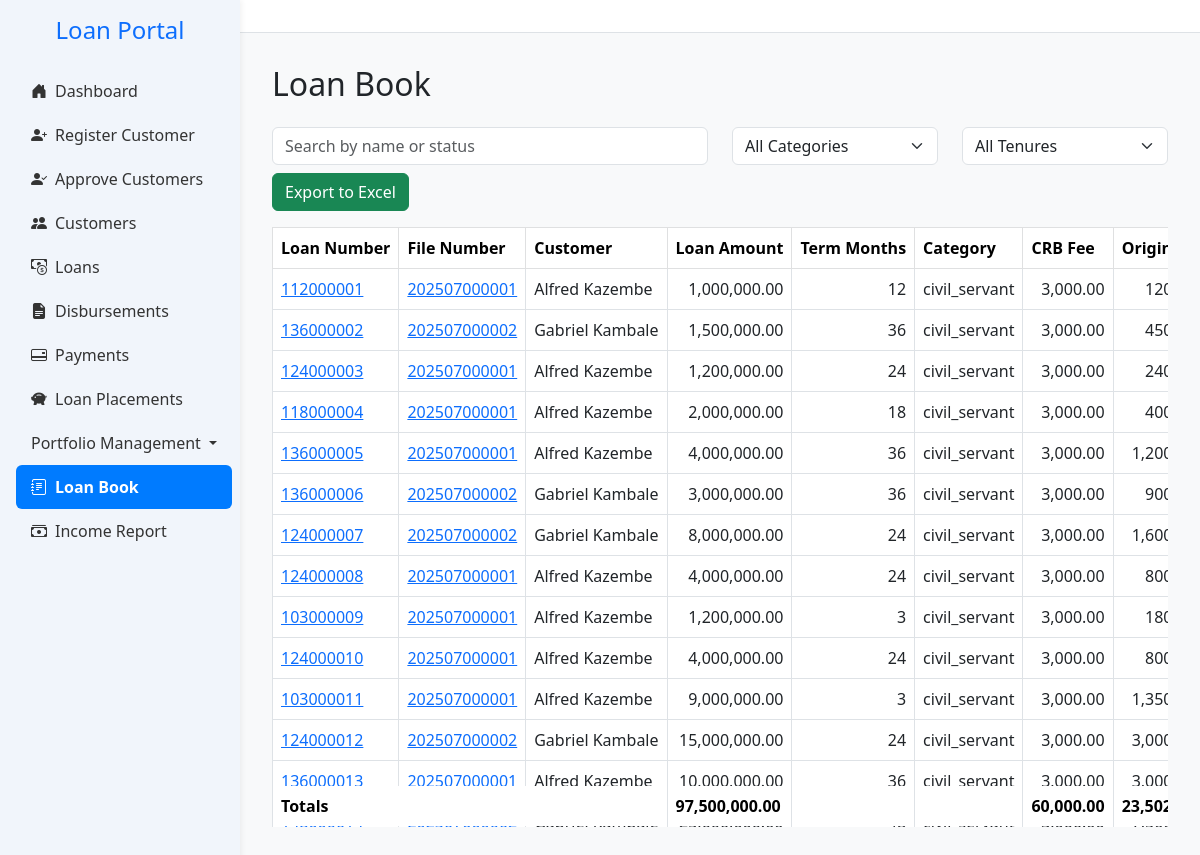
The page /loanbook on the database its author committed.
### app.py (models this page shows, shortened)
class LoanApplication(db.Model):
    __tablename__ = 'loan_applications'
    __table_args__ = (
        db.UniqueConstraint('loan_number', name='uq_loan_applications_loan_number'),
        db.Index('ix_loan_applications_created_at', 'created_at'),
        db.Index('ix_loan_applications_region_category', 'region', 'category'),
        db.Index('idx_loan_applications_loan_number', 'loan_number'),
        db.Index('idx_loan_applications_customer_id', 'customer_id'),
        db.Index('idx_loan_applications_agent_id', 'agent_id'),
    )
    id = db.Column(db.Integer, primary_key=True)
    customer_id = db.Column(db.Integer, db.ForeignKey('customers.id'), nullable=False)
    loan_amount = db.Column(db.Float,nullable=False, default=0.0)
    status = db.Column(db.String(20), default='pending')
    created_at = db.Column(db.DateTime, default=datetime.utcnow)
    term_months = db.Column(db.Integer)
    monthly_instalment = db.Column(db.Float)
    total_repayment = db.Column(db.Float)
    effective_rate = db.Column(db.Float)
    category = db.Column(db.String(50))
    region = db.Column(db.String(50))
    loan_category = db.Column(db.Integer, nullable=False)
    disbursed = db.Column(db.Boolean, default=False)
    disbursed_bank = db.Column(db.String(100))
    crb_fees = db.Column(db.Float, default=3000)
    origination_fees = db.Column(db.Float)
    insurance_fees = db.Column(db.Float)
    total_fees = db.Column(db.Float)
    collection_fees = db.Column(db.Float)
    schedule_id = db.Column(
    db.Integer,
    db.ForeignKey('repayment_schedules.id', use_alter=True, name='fk_schedule_id'),
    nullable=True
    )
    loan_number = db.Column(db.String(20), nullable=True, unique=True)
    file_number = db.Column(db.String(50))
    date_created = db.Column(db.DateTime, default=datetime.utcnow)
    disbursement_date = db.Column(db.Date, nullable=True)
    cash_to_client = db.Column(db.Float,nullable=False, default=0.0)
    top_up_interest = db.Column(db.Float, default=0.0)
    settlement_interest = db.Column(db.Float, default=0.0)
    closure_type = db.Column(db.String(20))  # 'settlement' or 'topup'
    closure_date = db.Column(db.DateTime)
    top_up_of = db.Column(db.Integer, db.ForeignKey('loan_applications.id'), nullable=True)
    application_status = db.Column(db.String(20), nullable=False, default='pending')
    loan_state = db.Column(db.String(20), nullable=False, default='active')
    performance_status = db.Column(db.String(20), nullable=False, default='performing')
    top_up_balance = db.Column(db.Float, default=0.0)
    settlement_balance = db.Column(db.Float, default=0.0)
    current_balance = db.Column(db.Float, default=0.0)
    settlement_type = Column(Enum(SettlementTypeEnum), nullable=True)
    settling_institution = Column(String(255), nullable=True)  # only if third_party
    settlement_reason = db.Column(db.String(255), nullable=True)
    vote_id = db.Column(db.Integer, db.ForeignKey('votes.id'))
    outstanding_fees = db.Column(db.Float, default=0.0)
    pricing_version = db.Column(db.Integer, default=1)
    applied_interest_rate = db.Column(db.Float)
    applied_collection_fee = db.Column(db.Float)
    written_off_amount = db.Column(db.Float, default=0.0)
    insurance_settlement_amount = db.Column(db.Float, default=0.0)
    agent_id = db.Column(db.Integer, db.ForeignKey('agents.id'), nullable=True)
    parent_loan_id = db.Column(
        db.Integer,
        db.ForeignKey('loan_applications.id'),
        nullable=True
    )
    vote = db.relationship('Vote', backref='loan_applications')
    documents = db.relationship("Document", back_populates="loan", lazy=True)
    topups = db.relationship(
        'LoanApplication',
        foreign_keys=[parent_loan_id],  # 👈 Specify which foreign key to use
        backref=db.backref('parent_loan', remote_side=[id]),
        cascade='all, delete-orphan'
    )
    agent = db.relationship("Agent", backref="loan_applications", foreign_keys=[agent_id])
    payments = db.relationship('Payment', back_populates='loan', cascade='all, delete-orphan')
    customer = db.relationship('Customer', back_populates='loans')
    repayment_schedules = db.relationship(
        'RepaymentSchedule',
        back_populates='loan',
        cascade='all, delete-orphan',
        foreign_keys='RepaymentSchedule.loan_id'
        )
    from datetime import datetime
    from dateutil.relativedelta import relativedelta   # already using
    import calendar

class Customer(db.Model):
    __tablename__ = 'customers'
    __table_args__ = (
        db.UniqueConstraint('national_id', name='uq_customers_national_id'),
        db.UniqueConstraint('file_number', name='uq_customers_file_number'),
        db.UniqueConstraint('employment_number', name='uq_customers_employment_number'),
        db.Index('idx_customers_national_id', 'national_id'),
        db.Index('idx_customers_file_number', 'file_number'),
        db.Index('idx_customers_employment_number', 'employment_number'),
        db.Index('idx_customers_agent_id', 'agent_id'),
    )
    id = db.Column(db.Integer, primary_key=True)
    national_id = db.Column(db.String(20), unique=True, nullable=False)
    first_name = db.Column(db.String(100), nullable=False)
    last_name = db.Column(db.String(100), nullable=False)
    gender = db.Column(db.String(10))
    dob = db.Column(db.String(20))
    title = db.Column(db.String(20))
    email = db.Column(db.String(100), nullable=False)
    contact = db.Column(db.String(20))
    address = db.Column(db.String(255))
    next_of_kin_name = db.Column(db.String(20),nullable=False)
    next_of_kin_relationship = db.Column(db.String(20),nullable=False)
    next_of_kin_contact = db.Column(db.String(20))
    employer = db.Column(db.String(100), nullable=False)
    job_title = db.Column(db.String(100))
    salary = db.Column(db.Float)
    service_length = db.Column(db.String(50))
    bank_name = db.Column(db.String(100))
    bank_account = db.Column(db.String(20), nullable=False)
    salary_deposited = db.Column(db.String(10))
    district = db.Column(db.String(100))
    region = db.Column(db.String(100))
    amount_requested = db.Column(db.Float)
    status = db.Column(db.String(20), default='pending')
    is_approved_for_creation = db.Column(db.Boolean, default=False)
    maker_id = db.Column(db.Integer, nullable=False)
    checker_id = db.Column(db.Integer)
    is_approved_for_deletion = db.Column(db.Boolean, default=False)
    file_number = db.Column(db.String(20))
    created_at = db.Column(db.DateTime, default=datetime.utcnow)
    date_joined = db.Column(db.Date, nullable=True, index=True)
    is_voluntary_retirement_candidate = db.Column(db.Boolean, default=False)
    agent_id = db.Column(db.Integer, db.ForeignKey('agents.id'), nullable=True)
    employment_number = db.Column(db.String(20), unique=True, nullable=True)
    loans = db.relationship('LoanApplication', back_populates='customer')
    agent = db.relationship('Agent', back_populates='customers')
    customer_documents = db.relationship("Document", back_populates="customer", lazy=True)
    @property
    def is_voluntary_retirement_candidate(self):
        return self.years_in_service is not None and self.years_in_service >= 20

### app.py (the view, shortened to what this page needs)
@app.route('/loanbook')
def loanbook():
    try:
        page = int(request.args.get("page", 1))
        per_page = 1000
        ajax = request.args.get("ajax") == "true"
        loans_query = LoanApplication.query \
            .join(Customer, LoanApplication.customer_id == Customer.id) \
            .options(joinedload(LoanApplication.payments).joinedload(Payment.allocations))
        all_loans = loans_query.all()
        def calculate_capitalized_amount(loan_amount, config):
            try:
                origination = loan_amount * config.get('origination', 0)
                insurance = loan_amount * config.get('insurance', 0)
                crb = config.get('crb', 0)
                return round(loan_amount + origination + insurance + crb, 2)
            except Exception:
                return loan_amount
        def calculate_balances(loan):
            config = get_pricing_config(loan.category, loan.term_months, loan)
            if not config:
                return {}
            capitalized = calculate_capitalized_amount(loan.loan_amount or 0, config)
            monthly_rate = config.get('rate', 0)
            term = loan.term_months or 0
            if monthly_rate > 0 and term > 0:
                factor = (monthly_rate * (1 + monthly_rate) ** term) / ((1 + monthly_rate) ** term - 1)
                annuity = capitalized * factor
            else:
                annuity = 0
            payments = sorted(loan.payments, key=lambda p: p.created_at)
            remaining_balance = capitalized
            payments_made = 0
            for p in payments:
                for allocation in p.allocations:
                    if allocation.principal:
                        remaining_balance -= allocation.principal
                        remaining_balance = max(remaining_balance, 0)
                        payments_made += 1
            current_balance = round(remaining_balance, 2)
            remaining_term = max(term - payments_made, 0)
            def projected_interest(months_ahead):
                temp_balance = current_balance
                total_interest = 0.0
                for _ in range(min(months_ahead, remaining_term)):
                    if temp_balance <= 0:
                        break
                    interest = temp_balance * monthly_rate
                    principal = annuity - interest
                    principal = min(principal, temp_balance)
                    total_interest += interest
                    temp_balance -= principal
                return round(total_interest, 2)
            if loan.status == 'closed' and loan.loan_state == 'settled_client':
                return {
                    'capitalized_amount': capitalized,
                    'current_balance': 0.0,
                    'top_up_balance': 0.0,
                    'settlement_balance': 0.0,
                    'top_up_interest': 0.0,
                    'settlement_interest': 0.0,
                }
            return {
                'capitalized_amount': capitalized,
                'current_balance': current_balance,
                'top_up_balance': round(current_balance + projected_interest(3), 2),
                'settlement_balance': round(current_balance + projected_interest(6), 2),
                'top_up_interest': projected_interest(3),
                'settlement_interest': projected_interest(6),
            }
        processed_loans = []
        for loan in all_loans:
            customer = loan.customer
            balances = calculate_balances(loan)
            processed_loans.append({
                'customer': {
                    'first_name': customer.first_name,
                    'last_name': customer.last_name,
                    'file_number': customer.file_number
                },
                'loan': {
                    'loan_number': loan.loan_number,
                    'amount': loan.loan_amount or 0,
                    'term': loan.term_months,
                    'category': loan.category,
                    'monthly_instalment': loan.monthly_instalment,
                    'total_repayment': loan.total_repayment,
                    'balance': balances.get('current_balance', 0.0),
                    'disbursed': loan.disbursed,
                    'collection_fee': (loan.loan_amount or 0) * get_pricing_config(loan.category, loan.term_months, loan).get('collection', 0)
                },
                'fees': {
                    'crb': get_pricing_config(loan.category, loan.term_months, loan).get('crb', 0),
                    'origination': (loan.loan_amount or 0) * get_pricing_config(loan.category, loan.term_months, loan).get('origination', 0),
                    'insurance': (loan.loan_amount or 0) * get_pricing_config(loan.category, loan.term_months, loan).get('insurance', 0),
                    'total': (
                        get_pricing_config(loan.category, loan.term_months, loan).get('crb', 0)
                        + (loan.loan_amount or 0) * get_pricing_config(loan.category, loan.term_months, loan).get('origination', 0)
                        + (loan.loan_amount or 0) * get_pricing_config(loan.category, loan.term_months, loan).get('insurance', 0)
                    )
                },
                'balances': balances
            })
        total_loans = len(processed_loans)
        start = (page - 1) * per_page
        end = start + per_page
        paginated_loans = processed_loans[start:end]
        has_next = end < total_loans
        totals = {
            "loan_amount": sum(loan["loan"]["amount"] or 0 for loan in processed_loans),
            "crb_fees": sum(loan["fees"]["crb"] or 0 for loan in processed_loans),
            "origination_fees": sum(loan["fees"]["origination"] or 0 for loan in processed_loans),
            "insurance_fees": sum(loan["fees"]["insurance"] or 0 for loan in processed_loans),
            "total_fees": sum(loan["fees"]["total"] or 0 for loan in processed_loans),
            "collection_fees": sum(
                loan["loan"]["collection_fee"] * (loan["loan"]["term"] or 0)
                for loan in processed_loans
            ),
            "total_balance": sum(loan["loan"]["balance"] or 0 for loan in processed_loans),
            "monthly_instalment": sum(loan["loan"]["monthly_instalment"] or 0 for loan in processed_loans),
            "total_repayment": sum(loan["loan"]["total_repayment"] or 0 for loan in processed_loans)
        }
        return render_template(
            'loanbook.html',
            loans=paginated_loans,
            page=page,
            has_next=has_next,
            loan_categories={loan['loan']['category'] for loan in processed_loans if loan['loan']['category']},
            loan_tenures=sorted({loan['loan']['term'] for loan in processed_loans if loan['loan']['term'] is not None}),
            totals=totals
        )
    except Exception as e:
        flash(f"Error loading loan book: {str(e)}", "danger")
        return redirect(url_for('home'))

### templates/loanbook.html (shortened to what this page needs)
{% extends "base.html" %}
{% block content %}
<h2 class="mb-4">Loan Book</h2>
<div class="row search-bar">
  <div class="col-md-6 mb-2">
    <input type="text" id="searchInput" class="form-control" placeholder="Search by name or status">
  </div>
  <div class="col-md-3 mb-2">
    <select id="categoryFilter" class="form-select">
      <option value="">All Categories</option>
    </select>
  </div>
  <div class="col-md-3 mb-2">
    <select id="tenureFilter" class="form-select">
      <option value="">All Tenures</option>
    </select>
  </div>
</div>
<button class="btn btn-success mb-3" onclick="exportToExcel()">Export to Excel</button>
<div class="table-responsive" style="max-height: 600px; overflow: auto;">
  <table class="table table-bordered table-hover text-nowrap" id="loanTable">
    <thead class="table-light sticky-top">
      <tr>
        <th>Loan Number</th>
        <th>File Number</th>
        <th>Customer</th>
        <th>Loan Amount</th>
        <th>Term Months</th>
        <th>Category</th>
        <th>CRB Fee</th>
        <th>Origination</th>
      </tr>
    </thead>
    <tbody id="loanTableBody">
      {% include "partials/_loan_rows.html" %}
    </tbody>
    <tfoot class="table-light fw-bold">
      <tr>
        <td colspan="3">Totals</td>
        <td>{{ "{:,.2f}".format(totals.loan_amount or 0) }}</td>
        <td></td>
        <td></td>
        <td>{{ "{:,.2f}".format(totals.crb_fees or 0) }}</td>
        <td>{{ "{:,.2f}".format(totals.origination_fees or 0) }}</td>
      </tr>
    </tfoot>
  </table>
</div>
{% endblock %}

### templates/partials/_loan_rows.html (shortened to what this page needs)
{% for loan in loans %}
<tr>
  <td>
    <a href="{{ url_for('loan_statement', loan_number=loan['loan']['loan_number']) }}">
        {{ loan['loan']['loan_number'] }}
    </a>
    </td>
    <td>
    <a href="{{ url_for('customer_account', file_number=loan['customer']['file_number']) }}">
        {{ loan['customer']['file_number'] }}
    </a>
    </td>
  <td>{{ loan.customer.first_name }} {{ loan.customer.last_name }}</td>
  <td>{{ "{:,.2f}".format(loan.loan.amount) }}</td>
  <td>{{ loan.loan.term }}</td>
  <td>{{ loan.loan.category }}</td>
  <td>{{ "{:,.2f}".format(loan.fees.crb) }}</td>
  <td>{{ "{:,.2f}".format(loan.fees.origination) }}</td>
</tr>
{% endfor %}

### rows shown on the page
LoanApplication: loan.loan_number "112000001", loan.amount "1,000,000.00", loan.category "civil_servant", fees.crb "3,000.00"
Customer: customer.file_number "202507000001" "202507000001" "202507000001" "202507000001" "202507000001" "202507000001" "202507000001" "202507000001" "202507000001", customer.first_name "Alfred" "Alfred" "Alfred" "Alfred" "Alfred" "Alfred" "Alfred" "Alfred" "Alfred", customer.last_name "Kazembe" "Kazembe" "Kazembe" "Kazembe" "Kazembe" "Kazembe" "Kazembe" "Kazembe" "Kazembe"
LoanApplication: loan.loan_number "136000002", loan.amount "1,500,000.00", loan.category "civil_servant", fees.crb "3,000.00"
Customer: customer.file_number "202507000002" "202507000002" "202507000002" "202507000002", customer.first_name "Gabriel" "Gabriel" "Gabriel" "Gabriel", customer.last_name "Kambale" "Kambale" "Kambale" "Kambale"
LoanApplication: loan.loan_number "124000003", loan.amount "1,200,000.00", loan.category "civil_servant", fees.crb "3,000.00"
LoanApplication: loan.loan_number "118000004", loan.amount "2,000,000.00", loan.category "civil_servant", fees.crb "3,000.00"
LoanApplication: loan.loan_number "136000005", loan.amount "4,000,000.00", loan.category "civil_servant", fees.crb "3,000.00"
LoanApplication: loan.loan_number "136000006", loan.amount "3,000,000.00", loan.category "civil_servant", fees.crb "3,000.00"
LoanApplication: loan.loan_number "124000007", loan.amount "8,000,000.00", loan.category "civil_servant", fees.crb "3,000.00"
LoanApplication: loan.loan_number "124000008", loan.amount "4,000,000.00", loan.category "civil_servant", fees.crb "3,000.00"
LoanApplication: loan.loan_number "103000009", loan.amount "1,200,000.00", loan.category "civil_servant", fees.crb "3,000.00"
LoanApplication: loan.loan_number "124000010", loan.amount "4,000,000.00", loan.category "civil_servant", fees.crb "3,000.00"
LoanApplication: loan.loan_number "103000011", loan.amount "9,000,000.00", loan.category "civil_servant", fees.crb "3,000.00"
LoanApplication: loan.loan_number "124000012", loan.amount "15,000,000.00", loan.category "civil_servant", fees.crb "3,000.00"
LoanApplication: loan.loan_number "136000013", loan.amount "10,000,000.00", loan.category "civil_servant", fees.crb "3,000.00"

### other values the page prints
{{ loan.loan.term }} "12" "36" "24" "18" "36" "36" "24" "24" "3" "24" "3" "24" "36"
{{ "{:,.2f}".format(totals.loan_amount or 0) }} "97,500,000.00"
{{ "{:,.2f}".format(totals.crb_fees or 0) }} "60,000.00"
